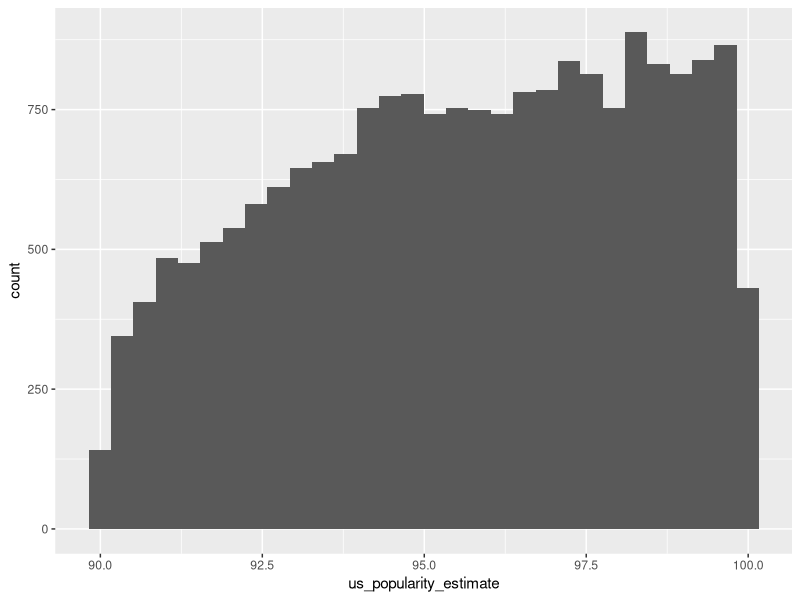
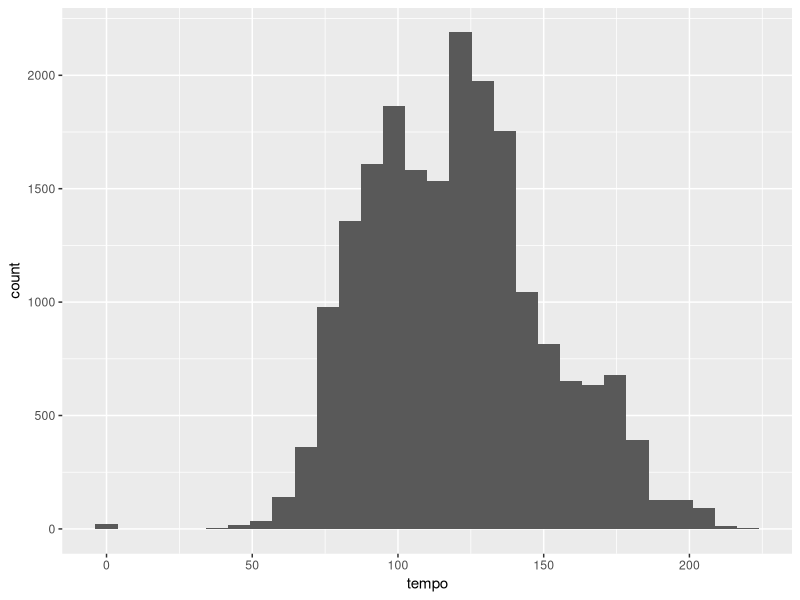
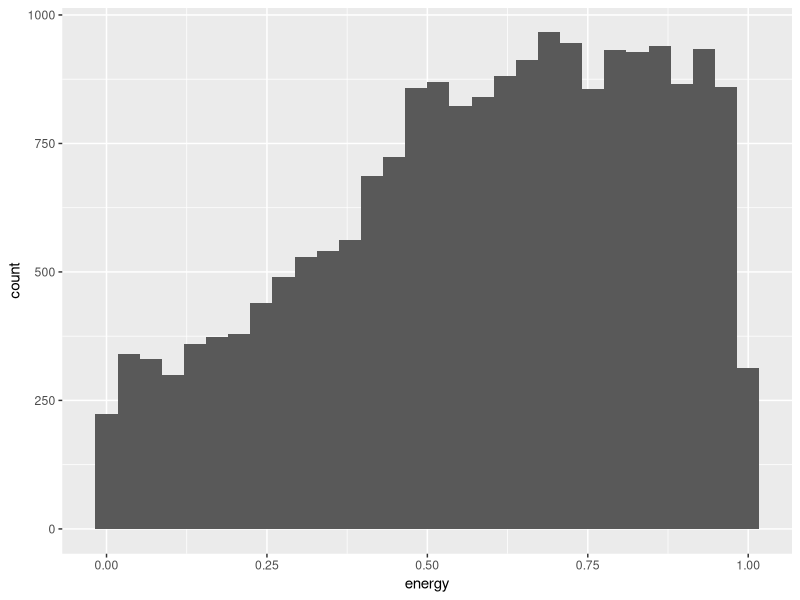
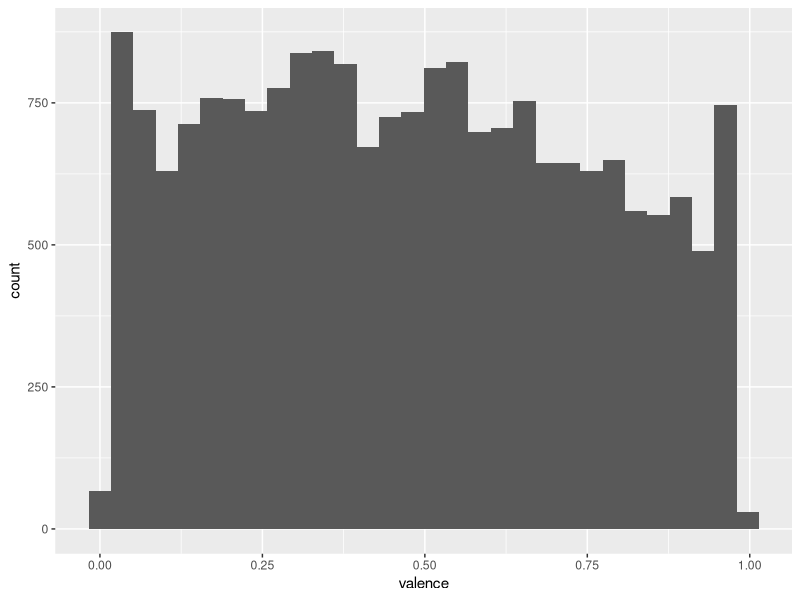
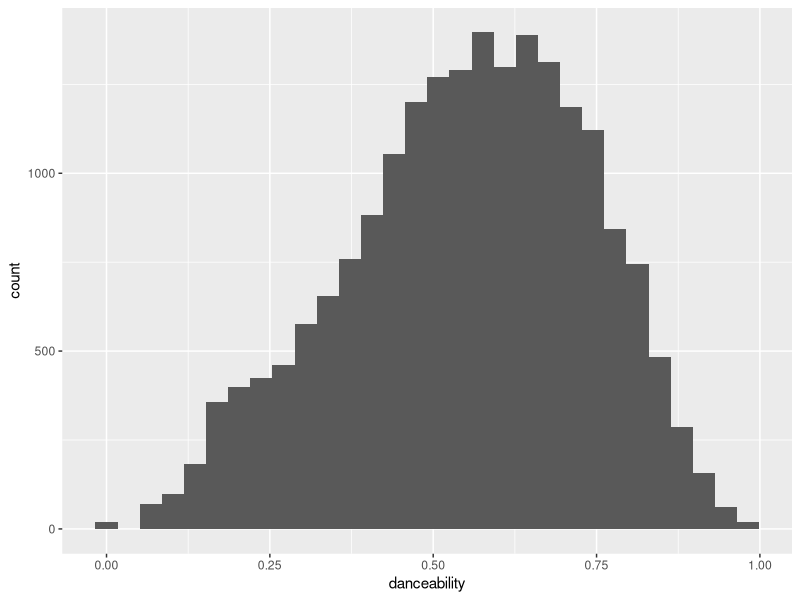
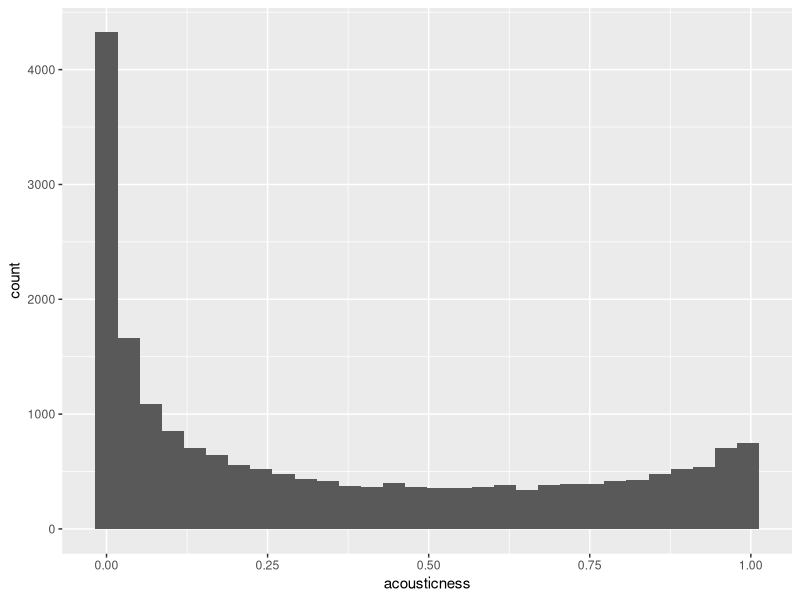
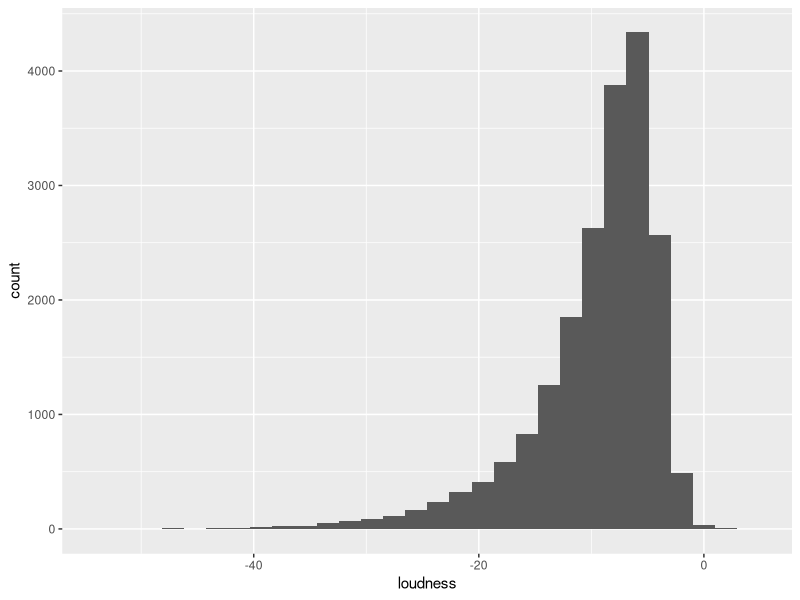
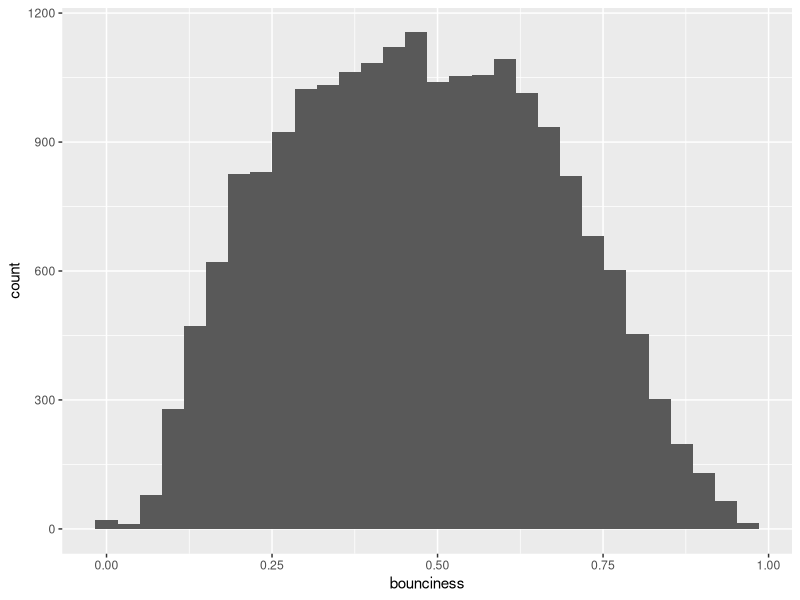

Reproduce these figures in R, in order.
## ---- chunk 1
require(ggplot2)
require(tidyverse)
library(tidyverse)
library(broom)
library(patchwork)
knitr::opts_chunk$set(echo = TRUE)


## ---- chunk 2
Not_skipped_tracks <- data.frame(read_csv("data/tf_0_reduced.csv"))
Skipped_tracks <- data.frame(read_csv("data/tf_1_reduced.csv"))
All_tracks <- data.frame(read_csv("data/tf_reduced.csv"))
## ---- chunk 3
ggplot(data = All_tracks, aes(x = us_popularity_estimate)) +
  geom_histogram()
ggplot(data = All_tracks, aes(x = tempo)) +
  geom_histogram()
ggplot(data = All_tracks, aes(x = energy)) +
  geom_histogram()
ggplot(data = All_tracks, aes(x = valence)) +
  geom_histogram()
ggplot(data = All_tracks, aes(x = danceability)) +
  geom_histogram()
ggplot(data = All_tracks, aes(x = acousticness)) +
  geom_histogram()
ggplot(data = All_tracks, aes(x = loudness)) +
  geom_histogram()
ggplot(data = All_tracks, aes(x = bounciness)) +
  geom_histogram()
ggplot(data = All_tracks, aes(x = beat_strength)) +
  geom_histogram()
ggplot(data = All_tracks, aes(x = duration)) +
  geom_histogram()
ggplot(data = All_tracks, aes(x = instrumental)) +
  geom_histogram()
ggplot(data = All_tracks, aes(x = liveness)) +
  geom_histogram()
